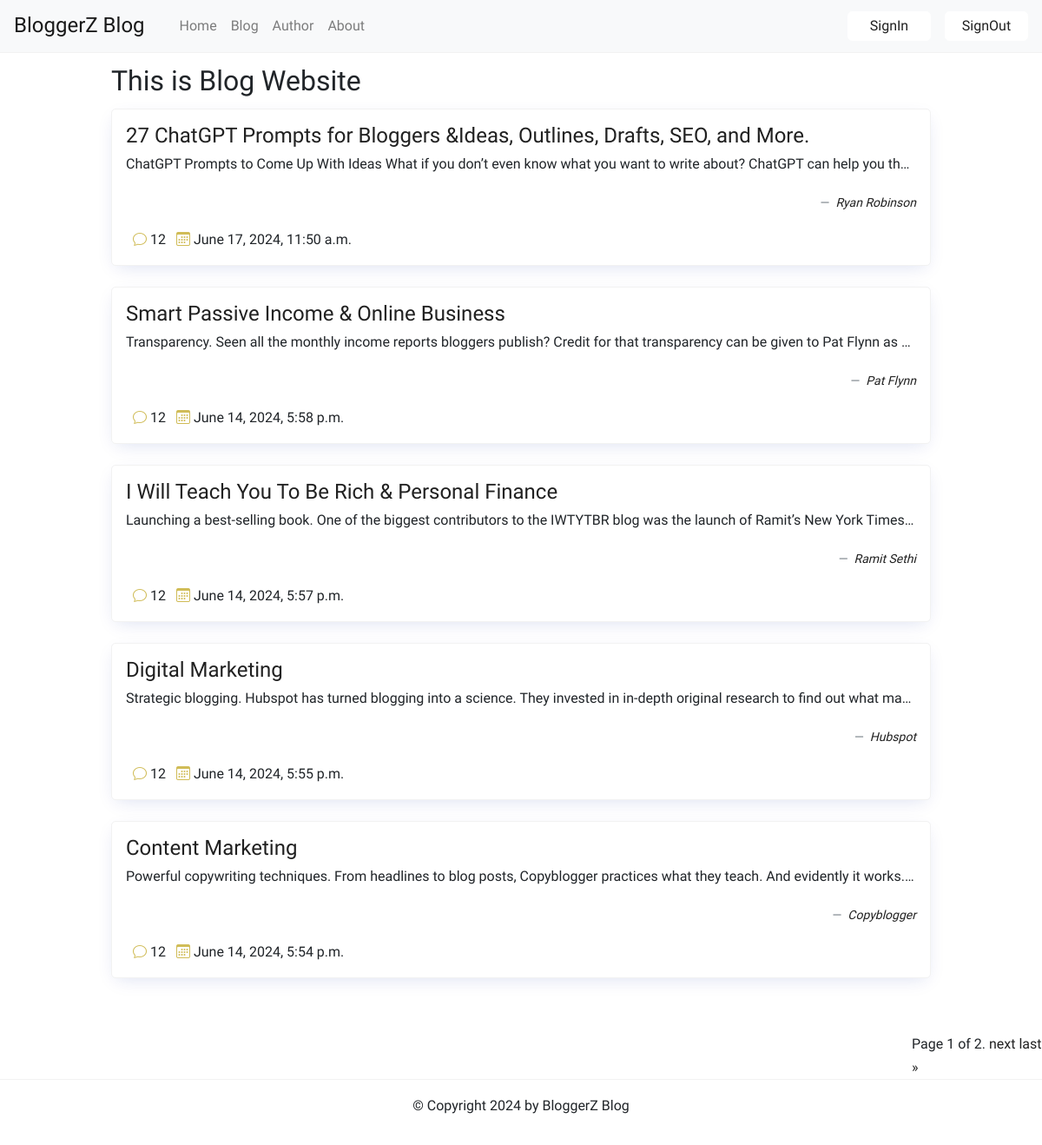
The app's page /blogs/ with its own data.
### blog/models.py (models this page shows, shortened)
class Blog(models.Model):
    title = models.TextField()
    content = models.TextField(default="")
    post_date = models.DateTimeField(auto_now_add=True)
    author = models.ForeignKey(
        Author, on_delete=models.CASCADE, related_name="blogs", default=""
    )

### author/models.py (models this page shows, shortened)
class Author(models.Model):
    author_name = models.CharField(max_length=120)
    author_age = models.IntegerField(
        validators=[MinValueValidator(1), MaxValueValidator(200)]
    )
    author_email = models.EmailField()
    author_bio = models.TextField(default="")
    author_profile_picture = models.ImageField(
        default="avatar.jpg", upload_to="profile_avatars"
    )

### blog/views.py (the view)
# urls.py: path("blogs/", views.BlogListView.as_view(), name="blog_list"),
class BlogListView(ListView):
    model = Blog
    context_object_name = "blogs"
    template_name = "blog/blog_list.html"
    paginate_by = settings.DEFAULT_PAGINATED_RECORDS
    def get_queryset(self):
        queryset = super().get_queryset()
        queryset = queryset.order_by("-post_date")  # Reorder the queryset
        return queryset

### blog/templates/blog/blog_list.html (shortened to what this page needs)
{% extends "base.html" %} {% block content %}
<div class="center">
  {% if blogs %}
  <div class="container">
    <h1>This is Blog Website</h1>
    {% for blog in blogs %}
    <div class="card mb-4">
      <div class="col-xs-4">
        <span class="pull-right font-weight-bold" style="margin-top: 10px">
          <h4>
            <a href="{% url 'blog:blog_detail' blog.id %}">{{ blog.title }}</a>
          </h4>
          <h6 class="row-1 text-truncate">{{blog.content}}</h6>
        </span>
      </div>
      <div class="text-right float-right mt-3">
        <figure class="text-end">
          <figcaption class="blockquote-footer">
            <cite title="Source Title"><a href=" {% url "author:author_detail" blog.author_id %}">{{ blog.author.author_name }}</a></cite>
          </figcaption>
        </figure>
        <div class="icon-holder float-left">
          <i class="bi bi-chat ml-2"></i>
          <span>12 </span>
          <i class="bi bi-calendar3 ml-2"></i>
          <span>{{blog.post_date}}</span>
        </div>
      </div>
    </div>
    {% endfor %} {% endif %}
  </div>
  <div class="pagination">
    <span class="step-links">
      <span class="current">
        Page {{ page_obj.number }} of {{ page_obj.paginator.num_pages }}.
      </span>
      {% if page_obj.has_next %}
      <a href="?page={{ page_obj.next_page_number }}">next</a>
      <a href="?page={{ page_obj.paginator.num_pages }}">last &raquo;</a>
      {% endif %}
    </span>
  </div>
  {% endblock content %}

### static/css/style.css (style rules this page uses)
:root { --color-primary: #ee394c; --color-secondary: #86b7fe; --color-light: #f2f2f2; --color-gray: #ced4da; --color-dark: #212121; --color-white: #ffffff; --color-error: #e2442f; --color-warning: #ffc900; --color-info: #02a2b9; --color-success: #1ba345; --color-input: #00d1b2; --border-radius: 5px; }
.icon-holder i { color: #D0BC57; }
* { margin: 0; padding: 0; box-sizing: border-box; text-rendering: optimizeLegibility; }
html, body { height: 100%; }
body { font-family: 'Dosis', sans-serif; font-size: 1rem; line-height: 1.7; display: flex; flex-direction: column; }
h1 { font-size: 2rem; line-height: 1.5; }
a { color: var(--color-dark); text-decoration: none; }
.container { max-width: 960px; margin: 0 auto; padding: 0.5rem; }
.card { border: solid 1px var(--color-light); padding: 1rem; border-radius: var(--border-radius); box-shadow: rgb(11 43 158 / 15%) 0px 6px 20px -6px; min-width: 400px; }
.center { display: flex; flex-direction: column; align-items: center; justify-content: center; min-height: 70vh; }
.pagination { margin-top: 30px; margin-left: 1050px; }

### records on screen
Blog: title "27 ChatGPT Prompts for Bloggers &Ideas, Outlines, Drafts, SEO, and More.", content "ChatGPT Prompts to Come Up With Ideas What if you don’t even know what you want to write about? ChatGPT can help you th…", author.author_name "Ryan Robinson", post_date "June 17, 2024, 11:50 a.m."
Blog: title "Smart Passive Income & Online Business", content "Transparency. Seen all the monthly income reports bloggers publish? Credit for that transparency can be given to Pat Flynn as…", author.author_name "Pat Flynn", post_date "June 14, 2024, 5:58 p.m."
Blog: title "I Will Teach You To Be Rich & Personal Finance", content "Launching a best-selling book. One of the biggest contributors to the IWTYTBR blog was the launch of Ramit’s New York Times…", author.author_name "Ramit Sethi", post_date "June 14, 2024, 5:57 p.m."
Blog: title "Digital Marketing", content "Strategic blogging. Hubspot has turned blogging into a science. They invested in in-depth original research to find out what ma…", author.author_name "Hubspot", post_date "June 14, 2024, 5:55 p.m."
Blog: title "Content Marketing", content "Powerful copywriting techniques. From headlines to blog posts, Copyblogger practices what they teach. And evidently it works.…", author.author_name "Copyblogger", post_date "June 14, 2024, 5:54 p.m."

### other values on screen
{{ page_obj.number }} "1"
{{ page_obj.paginator.num_pages }} "2"
